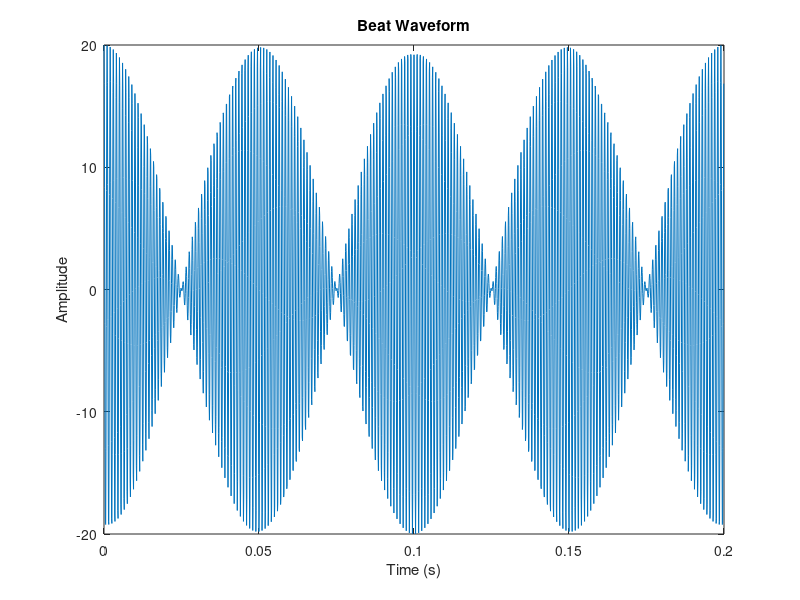

Reproduce this figure in MATLAB. (Note: this script raises an error after producing the figure.)
%% 4 Lab Exercise: Chirps and Beats

close all;
%% Introduction
% In this lab, we explore the synthesis and analysis of beat notes and chirps
% signals commonly used in communication and signal processing. The goal is 
% to create amplitude-modulated (AM) and frequency-modulated (FM) signals and
% study their frequency characteristics using spectrograms, which show how 
% frequency content changes over time.
% First, we generate beat notes by summing two sinusoidal signals with 
% slightly different frequencies, creating a pattern of amplitude 
% fluctuations. This exercise helps us understand the relationship between 
% time and frequency domains.
% Then, we use spectrograms to analyze the frequency content of signals, 
% examining the trade-off between time and frequency resolution by varying 
% window lengths. Finally, we study the spectrogram of a chirp signal to 
% observe its continuous frequency sweep over time. This lab provides 
% practical experience in signal synthesis and time-frequency analysis.

%% 4.1 Beat Notes
%%
% (a). In the section on beat notes, we analyze the situation in which we have two sinusoidal signals of 
% slightly  different frequencies; i.e. x(t) = A cos[2π(f_c - f_Δ)t] + B cos[2π(f_c + f_Δ)t]

function [xx, tt] = beats(A, B, fc, delf, fsamp, dur)
    %BEAT generates samples of the sum of two cosine waves
    %  usage:
    %    [xx, tt] = beat(A, B, fc, delf, fsamp, dur)
    %  where:
    %   A = amplitude of lower frequency cosine
    %   B = amplitude of higher frequency cosine
    %   fc = center frequency
    %   delf = frequency difference
    %   fsamp = sampling rate in Hz
    %   dur = total time duration in seconds
    %  Output:
    %   xx = output vector of samples
    %   tt = time vector corresponding to xx
    tt = 0:1/fsamp:dur;  % time vector
    x1 = A * cos(2 * pi * (fc - delf) * tt);
    x2 = B * cos(2 * pi * (fc + delf) * tt);
    xx = x1 + x2;
    % soundsc(xx,fsamp);
end

A = 10;
B = 10;
fc = 1000;
delf = 10;
fsamp = 11025;
dur = 1;

[xx, tt] = beats(A, B, fc, delf, fsamp, dur);

% Plot the first 0.2 seconds
figure(1)
plot(tt(1:round(0.2*fsamp)), xx(1:round(0.2*fsamp)));
xlabel('Time (s)');
ylabel('Amplitude');
title('Beat Waveform');

%%
% (b). The waveform plotted below is the beat waveform, which is the sum of two sinusoidal signals with slightly different frequencies.
%
% - The waveform has amplitude with peaks (envelopes) rising and falling over time.
%
% - The slow oscillation (envelope) represents the beat frequency, which results from the interaction of two close frequencies.
% 
% - The fast oscillations within the envelope represent the high-frequency carrier signal.
% 
% - Using the inputs:
%     A = 10              B = 10
%     fc = 1000           delf = 10
%     fsamp = 11025       dur = 1
% 
% Beat Contol Panel v2.4y  / EE2200 / April 23 , 1995    
% 
% Craig Ulmer /  No modifications or sales without author's approval 
%
% grimace@ee.gatech.edu / ulmer@eedsp.gatech.edu / gt7667a@prism.gatech.edu
%
% 
% Purpose : beatcon.m is a scipt that creates a GUI that manipulates
%           values plugged into the user defined "beat.m" function. It allows
%           output to be plotted or played through the audio speaker, as well
%           as give an example for what beat notes sound like. Plots can be
%           saved to postscript files.
%
% beat.m file: Looks like function x = beat(a_amp,b_amp,freq_center,freq_dis,fs,time)
% 
% Required Files:      beatcon.m     -- Bootstrap 
%                      beatconbin.m  -- Actual Source
%
% Changes since v2.3 : New interface(Again!) Program rewritten as a function
%                      rather than as script. This causes problems with
%                      some compilation, which is why this bootstrap program
%                      is necessary. Lot more solid menu options - such
%                      as save/load, and multiple print options.
%
% Possible problems:   The uimenu options gave a lot of errors as I built them.
%                      In particular, a system hang/segmentation error when
%                      selecting one of the menus. Can't isolate the problem 
%                      due to low frequency, and Mathworks offers no help.
%
% As usual, Send the complaints to grimace@ee.gatech.edu
%
%
% if (exist('beat.m') ~= 2)
%  unix('echo ''function y=beat(a,b,c,d,e,f,g);'' >beat.m');
% end;
%
% - Amplitude Envelope: The amplitude of the waveform oscillates between 20 and -20 due to the constructive and destructive interference of the two cosine waves over time.
% 
% - Period: The time between two peaks in the envelope is the reciprocal of the beat frequency: T_beat = 1/f_beat=1/20=0.05 seconds
% 
% - Sound: If you play this waveform, you will hear the beat frequency (20Hz) as a pulsation in the sound, modulating the steady tone of the 1000 Hz carrier.
eval('beatconb')

%%
% (c). We can conclude that the relationship between the sound and waveform is that the smaller the period of the waveform, the higher the pitch of the sound produced.

%% 4.2 More on Spectrograms
% Beat notes provide an interesting way to investigate the time-frequency characteristics of spectrograms. 
% This section explores the fundamental trade-off between identifying frequencies in a signal and tracking 
% their changes over time. [We'll investigate how spectrogram window length affects our ability to resolve
% frequency components and track frequency changes, drawing parallels to Heisenberg']s Uncertainty Principle.
% x(t) = Acos(2π(f_c-f_δ)t) + Acos(2π(f_c+f_δ)t) = A[cos(2πf_δt)]cos(2πf_ct)
% This equation allows us to view beat note signals in two ways: as a combination of two constant-frequency signals, 
% or as a single-frequency signal with time-varying amplitude. Both perspectives will guide our analysis of how 
% window length impacts beat signal spectrograms.

%%
% (a). Create and plot a beat signal with new inputs
% Assume A = B = 10
fa = 32;   % Hz
Tdur = 0.26;   % duration in seconds
fs = 11025;   % sampling frequency in Hz
fe = 2000;   % center frequency in Hz

% Generate time vector and signal
tt = 0:1/fs:Tdur;
x = cos(2 * pi * (fe - fa) * tt) + cos(2 * pi * (fe + fa) * tt);

% Plot the signal
figure(3)
plot(tt, x);
xlabel('Time (s)');
ylabel('Amplitude');
title('Beat Signal');

%%
% (b). Spectrogram using a window length of 2048
% The spectrogram shows a single dominant frequency component centered around fc=2000Hz. 
% With a window length 2048 points, the resolution is high in frequency but low in time, 
% averaging the signal over an extended period and obscuring fine temporal variations. 
% While the correct frequencies are present, capturing the primary frequency content at 2000Hz, 
% this window length smooths out other details.

figure(4)
spectrogram(x, 2048, 1, 2048, fs, 'yaxis');
colormap(1 - gray(256));  % inverse grayscale
title('Spectrogram with Window Length 2048');

%%
% (c). Spectrogram using a window length of 16
% The spectrogram analysis shows the impact of window length on time-frequency resolution. 
% With a window length 16, the spectrogram displays numerous horizontal stripes, 
% indicating multiple frequency components. The carrier frequency (2000 Hz) remains visible, 
% though spectral leakage introduces artifacts. 
%
% Compared to the window length 2048 used in Part (b), which offered excellent frequency resolution but poor temporal detail, 
% the window in Part (c) captures rapid signal changes at the expense of frequency accuracy. 
% This trade-off illustrates the inverse relationship between temporal and frequency resolution in spectrogram analysis, 
% where improving one aspect necessarily compromises the other.

figure(5)
spectrogram(x, 16, 1, 16, fs, 'yaxis');
colormap(1 - gray(256));
title('Spectrogram with Window Length 16');

%% 4.3 Spectrogram of a Chirp
% The chirp signal has a duration of 3 seconds and uses a sampling frequency of fs = 11025 Hz. 
% Its frequency decreases linearly from 5000 Hz to 300 Hz. When played, you can hear this downward frequency sweep clearly.

function [xx, tt] = mychirp(f1, f2, dur, fsamp)
    % MYCHIRP Generate a linear-FM chirp signal
    %
    % Usage:
    % [xx, tt] = mychirp(f1, f2, dur, fsamp)
    %
    % f1 = starting frequency
    % f2 = ending frequency
    % dur = total time duration
    % fsamp = sampling frequency (optional, default = 11025 Hz)
    % xx = samples of the chirp signal
    % tt = vector of time instants for t = 0 to t = dur
    
    % Default sampling frequency
    if nargin < 4
        fsamp = 11025; % Default sampling rate
    end
    
    dt = 1 / fsamp; % Time step
    tt = 0 : dt : dur; % Time vector
    
    % Linear chirp formula
    psi = 2 * pi * (f1 * tt + ((f2 - f1) / (2 * dur)) * tt.^2);
    xx = real(exp(1j * psi)); % Chirp signal (real part)
end

% Parameters for the chirp
fs = 11025;         % Sampling frequency
dur = 3;            % Duration of the signal
f_start = 5000;     % Start frequency (Hz)
f_end = 300;        % End frequency (Hz)

% Generate the chirp signal
[xx, tt] = mychirp(f_start, f_end, dur, fs);

% Plot the spectrogram
figure(6)
spectrogram(xx, 512, 256, 512, fs, 'yaxis'); % Adjust FFT and windowing
title('Spectrogram of "mychirp" function');
colorbar;

%%
% When changing the frequency, using positive and negative values [won't make the sound 
% alternate between rising and falling. Looking at the graph, we can see that negative 
% frequencies are converted to positive ones, resulting in an upward sound. 
% This occurs because frequencies cannot be negative, and the cosine of a negative number 
% equals the cosine of its positive counterpart. As a result, the graph reflects across the horizontal axis.

f_start1 = 5000;     % Start frequency in Hz
f_end1 = -3000;        % End frequency in Hz

% Generate the chirp signal
[xx, tt] = mychirp(f_start1, f_end1, dur, fs);

% Plot the spectrogram
figure(7)
spectrogram(xx, 512, 256, 512, fs, 'yaxis'); % Adjust FFT and windowing
title('Spectrogram of "mychirp" function');
colorbar;
